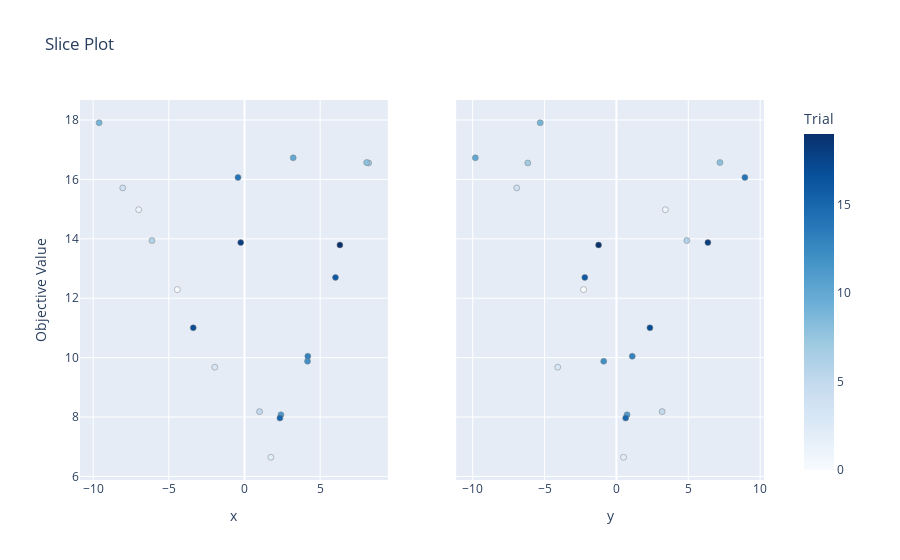

Source (notebook cell):
### Code cell
plot_slice(study)

### Figure 1 — Plotly figure (JSON) as saved in the notebook; plotly's stock layout.template omitted (floating-point values rounded to 4 significant figures)
{"data": [{"marker": {"color": [0, 1, 2, 3, 4, 5, 6, 7, 8, 9, 10, 11, 12, 13, 14, 15, 16, 17, 18, 19], "colorbar": {"title": {"text": "Trial"}, "x": 1, "xpad": 40}, "colorscale": [[0, "rgb(247,251,255)"], [0.125, "rgb(222,235,247)"], [0.25, "rgb(198,219,239)"], [0.375, "rgb(158,202,225)"], [0.5, "rgb(107,174,214)"], [0.625, "rgb(66,146,198)"], [0.75, "rgb(33,113,181)"], [0.875, "rgb(8,81,156)"], [1, "rgb(8,48,107)"]], "line": {"color": "Grey", "width": 0.5}, "showscale": true}, "mode": "markers", "showlegend": false, "type": "scatter", "x": [-4.44, -6.993, 1.742, -1.965, -8.047, 0.9936, -6.116, 8.204, 8.071, -9.607, 3.218, 2.408, 4.163, 4.183, -0.4302, 2.339, 6.011, -3.389, -0.251, 6.304], "xaxis": "x", "y": [12.29, 14.98, 6.645, 9.677, 15.71, 8.181, 13.94, 16.55, 16.57, 17.91, 16.73, 8.074, 9.877, 10.05, 16.07, 7.964, 12.7, 11.0, 13.87, 13.79], "yaxis": "y"}, {"marker": {"color": [0, 1, 2, 3, 4, 5, 6, 7, 8, 9, 10, 11, 12, 13, 14, 15, 16, 17, 18, 19], "colorbar": {"title": {"text": "Trial"}, "x": 1, "xpad": 40}, "colorscale": [[0, "rgb(247,251,255)"], [0.125, "rgb(222,235,247)"], [0.25, "rgb(198,219,239)"], [0.375, "rgb(158,202,225)"], [0.5, "rgb(107,174,214)"], [0.625, "rgb(66,146,198)"], [0.75, "rgb(33,113,181)"], [0.875, "rgb(8,81,156)"], [1, "rgb(8,48,107)"]], "line": {"color": "Grey", "width": 0.5}, "showscale": false}, "mode": "markers", "showlegend": false, "type": "scatter", "x": [-2.287, 3.408, 0.4939, -4.085, -6.935, 3.178, 4.9, -6.166, 7.202, -5.303, -9.816, 0.7402, -0.8852, 1.103, 8.936, 0.6426, -2.199, 2.33, 6.364, -1.243], "xaxis": "x2", "y": [12.29, 14.98, 6.645, 9.677, 15.71, 8.181, 13.94, 16.55, 16.57, 17.91, 16.73, 8.074, 9.877, 10.05, 16.07, 7.964, 12.7, 11.0, 13.87, 13.79], "yaxis": "y2"}], "layout": {"title": {"text": "Slice Plot"}, "xaxis": {"anchor": "y", "domain": [0, 0.45], "title": {"text": "x"}}, "xaxis2": {"anchor": "y2", "domain": [0.55, 1], "title": {"text": "y"}}, "yaxis": {"anchor": "x", "domain": [0, 1], "title": {"text": "Objective Value"}}, "yaxis2": {"anchor": "x2", "domain": [0, 1], "matches": "y", "showticklabels": false}}}
